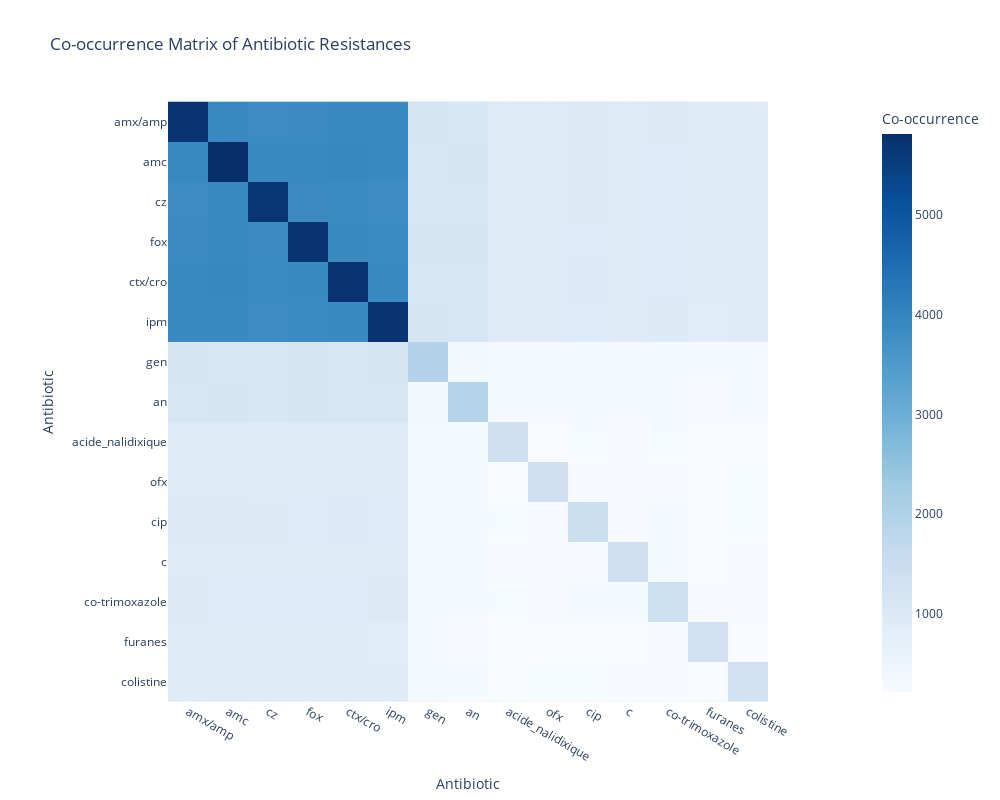

Write notebook code for a chart like this one.
### Code cell
co_occurrence = CLEAN_BACTERIA_RESISTANCE_DF[ab_cols].replace({'R': 1, 'S': 0}).T.dot(
    CLEAN_BACTERIA_RESISTANCE_DF[ab_cols].replace({'R': 1, 'S': 0})
)
fig = px.imshow(
    co_occurrence,
    labels=dict(x="Antibiotic", y="Antibiotic", color="Co-occurrence"),
    x=ab_cols,
    y=ab_cols,
    color_continuous_scale="Blues",
    title="Co-occurrence Matrix of Antibiotic Resistances"
)
fig.update_layout(width=1000, height=800)
fig.show()

### Figure 1 — Plotly figure (JSON) as saved in the notebook; plotly's stock layout.template omitted (floating-point values rounded to 4 significant figures; data arrays with more than 128 entries replaced by an {"elided": "..."} marker saying what was removed)
{"data": [{"coloraxis": "coloraxis", "hovertemplate": "Antibiotic: %{x}<br>Antibiotic: %{y}<br>Co-occurrence: %{z}<extra></extra>", "name": "0", "type": "heatmap", "x": ["amx/amp", "amc", "cz", "fox", "ctx/cro", "ipm", "gen", "an", "acide_nalidixique", "ofx", "cip", "c", "co-trimoxazole", "furanes", "colistine"], "xaxis": "x", "y": ["amx/amp", "amc", "cz", "fox", "ctx/cro", "ipm", "gen", "an", "acide_nalidixique", "ofx", "cip", "c", "co-trimoxazole", "furanes", "colistine"], "yaxis": "y", "z": {"elided": "15x15 int values"}}], "layout": {"coloraxis": {"colorbar": {"title": {"text": "Co-occurrence"}}, "colorscale": [[0, "rgb(247,251,255)"], [0.125, "rgb(222,235,247)"], [0.25, "rgb(198,219,239)"], [0.375, "rgb(158,202,225)"], [0.5, "rgb(107,174,214)"], [0.625, "rgb(66,146,198)"], [0.75, "rgb(33,113,181)"], [0.875, "rgb(8,81,156)"], [1, "rgb(8,48,107)"]]}, "height": 800, "title": {"text": "Co-occurrence Matrix of Antibiotic Resistances"}, "width": 1000, "xaxis": {"anchor": "y", "constrain": "domain", "domain": [0, 1], "scaleanchor": "y", "title": {"text": "Antibiotic"}}, "yaxis": {"anchor": "x", "autorange": "reversed", "constrain": "domain", "domain": [0, 1], "title": {"text": "Antibiotic"}}}}
